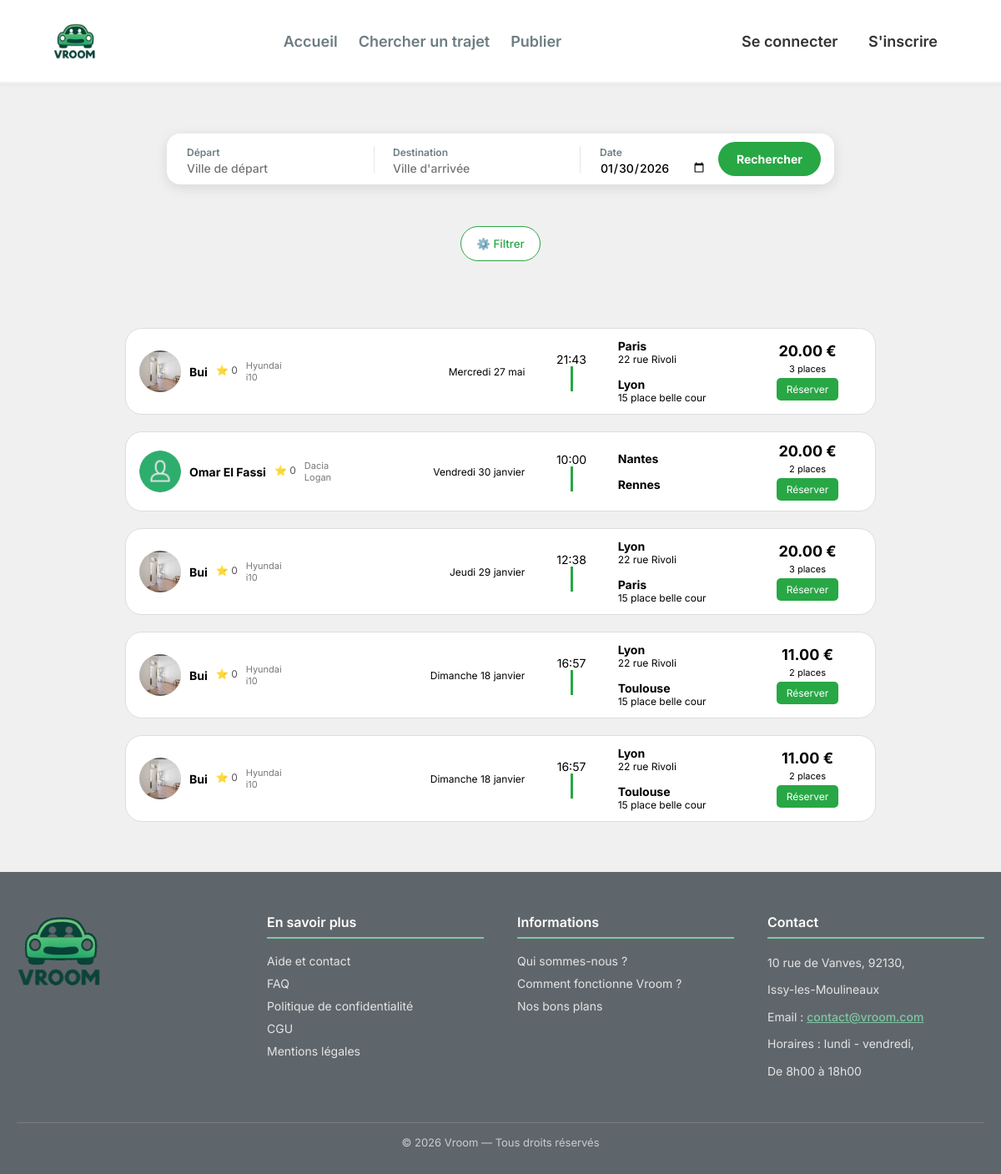
Screenshot of /index.php?page=recherche_trajet with the database file from the repository.
### tables this page shows
CREATE TABLE `annonces` (
  `id` bigint(20) UNSIGNED NOT NULL,
  `id_conducteur` bigint(20) UNSIGNED NOT NULL,
  `date_depart` date NOT NULL,
  `heure_depart` time NOT NULL,
  `datetime_depart` datetime NOT NULL,
  `prix_par_personne` decimal(10,2) NOT NULL,
  `places_disponibles` int(11) NOT NULL,
  `description` text NOT NULL,
  `commentaires` text DEFAULT NULL,
  `id_ville_depart` bigint(20) UNSIGNED NOT NULL,
  `adresse_depart` varchar(255) NOT NULL,
  `id_ville_arrivee` bigint(20) UNSIGNED NOT NULL,
  `adresse_arrivee` varchar(255) NOT NULL,
  `statut` enum('active','complete','annulee','expiree') NOT NULL DEFAULT 'active',
  `date_creation` timestamp NOT NULL DEFAULT current_timestamp(),
  `heure_arrivee` time DEFAULT NULL,
  `date_arrivee` date DEFAULT NULL,
  `id_vehicule` bigint(20) UNSIGNED DEFAULT NULL
);

CREATE TABLE `documents_utilisateur` (
  `id` bigint(20) UNSIGNED NOT NULL,
  `id_utilisateur` bigint(20) UNSIGNED NOT NULL,
  `type_document` enum('piece_identite','permis','carte_grise','assurance','justificatif_domicile','avatar') NOT NULL,
  `nom_fichier` varchar(255) NOT NULL,
  `chemin_fichier` varchar(255) NOT NULL,
  `mime_type` varchar(100) NOT NULL,
  `taille_fichier` int(11) NOT NULL,
  `statut` enum('en_attente','valide','refuse') DEFAULT 'en_attente',
  `date_expiration` date DEFAULT NULL,
  `date_creation` timestamp NOT NULL DEFAULT current_timestamp()
);

CREATE TABLE `utilisateurs` (
  `id` bigint(20) UNSIGNED NOT NULL,
  `nom` varchar(255) NOT NULL,
  `prenom` varchar(255) NOT NULL,
  `email` varchar(255) DEFAULT NULL,
  `telephone` varchar(20) DEFAULT NULL,
  `avatar` varchar(255) DEFAULT NULL,
  `biographie` text DEFAULT NULL,
  `mot_de_passe` varchar(255) NOT NULL,
  `token_notification` varchar(255) DEFAULT NULL,
  `premiere_connexion` tinyint(1) NOT NULL DEFAULT 1,
  `try_token` int(11) NOT NULL DEFAULT 0,
  `remember_token` varchar(100) DEFAULT NULL,
  `date_creation` timestamp NOT NULL DEFAULT current_timestamp(),
  `date_mise_a_jour` timestamp NOT NULL DEFAULT current_timestamp() ON UPDATE current_timestamp(),
  `note` float DEFAULT 0,
  `photo_profil` varchar(255) DEFAULT NULL,
  `admin` tinyint(1) NOT NULL DEFAULT 0
);

CREATE TABLE `vehicules` (
  `id` bigint(20) UNSIGNED NOT NULL,
  `id_utilisateur` bigint(20) UNSIGNED NOT NULL,
  `marque` varchar(100) NOT NULL,
  `modele` varchar(100) NOT NULL,
  `annee` year(4) NOT NULL,
  `couleur` varchar(50) NOT NULL,
  `matricule` varchar(50) NOT NULL,
  `date_creation` timestamp NOT NULL DEFAULT current_timestamp()
);

CREATE TABLE `ville` (
  `id` bigint(20) UNSIGNED NOT NULL,
  `nom` varchar(255) NOT NULL,
  `latitude` decimal(10,6) NOT NULL,
  `longitude` decimal(10,6) NOT NULL
);

### Controleur/c_trajet.php (called while the page is built, shortened)
<?php
require_once __DIR__ . '/../Modele/annonces.php';
class c_recherche_trajet {
    public function afficher(): void {
        $annonces = Annonces::recherche_trajets();
        require __DIR__ . '/../Vue/head.php';
        require __DIR__ . '/../Vue/header.php';
        require __DIR__ . '/../Vue/pages/v_recherche_trajet.php';
        require __DIR__ . '/../Vue/footer.php';
    }
}
?>

### Modele/annonces.php (called while the page is built, shortened)
<?php
class Annonces {
    public static function recherche_trajets(array $filters = [], string $sort = 'date_desc'): array {
        $trajets = [];
        $db = dbConnect();
        $sql = "SELECT id
                FROM annonces
                WHERE statut = :statut";
        $params = [
            ':statut' => 'active'
        ];
        switch ($sort) {
            case 'date_desc':
            default:
                $sql .= " ORDER BY date_depart DESC";
                break;
        }
        $stmt = $db->prepare($sql);
        $stmt->execute($params);
        while ($row = $stmt->fetch(PDO::FETCH_ASSOC)) {
            $trajets[] = [
                "id" => (int) $row["id"],
            ];
        }
        return $trajets;
    }
    public static function detail_trajet(int $id): ?array{
        $db = dbConnect();
        $sql = "
        SELECT
            a.id,
            a.date_depart,
            DATE_FORMAT(a.heure_depart, '%H:%i') AS heure_depart,
            a.prix_par_personne,
            a.places_disponibles,
            a.description,
            a.adresse_depart,
            a.adresse_arrivee,
            u.id AS conducteur_id,
            u.nom AS conducteur_nom,
            u.note AS conducteur_note,
            v.marque,
            v.modele,
            vd.nom AS ville_depart,
            va.nom AS ville_arrivee,
            d.chemin_fichier AS chemin_avatar
        FROM annonces a
        JOIN utilisateurs u ON a.id_conducteur = u.id
        LEFT JOIN documents_utilisateur d
            ON a.id_conducteur = d.id_utilisateur
            AND d.type_document = 'avatar'
        JOIN vehicules v ON a.id_vehicule = v.id
        JOIN ville vd ON a.id_ville_depart = vd.id
        JOIN ville va ON a.id_ville_arrivee = va.id
        WHERE a.id = :id
        ";
        $stmt = $db->prepare($sql);
        $stmt->execute(['id' => $id]);
        $annonce = $stmt->fetch(PDO::FETCH_ASSOC);
        return $annonce ?: null;
    }
}
?>

### Ressources/PHP/date_en_fr.php (called while the page is built, shortened)
<?php
function formatDateFr(string $date): string
{
    if (class_exists('IntlDateFormatter')) {
        $formatter = new IntlDateFormatter(
            'fr_FR',
            IntlDateFormatter::FULL,
            IntlDateFormatter::NONE,
            'Europe/Paris',
            IntlDateFormatter::GREGORIAN,
            'EEEE d MMMM'
        );
        return ucfirst($formatter->format(strtotime($date)));
    }
    $jours = [
        'Sunday' => 'Dimanche',
        'Monday' => 'Lundi',
        'Tuesday' => 'Mardi',
        'Wednesday' => 'Mercredi',
        'Thursday' => 'Jeudi',
        'Friday' => 'Vendredi',
        'Saturday' => 'Samedi'
    ];
    $mois = [
        'January' => 'janvier',
        'February' => 'février',
        'March' => 'mars',
        'April' => 'avril',
        'May' => 'mai',
        'June' => 'juin',
        'July' => 'juillet',
        'August' => 'août',
        'September' => 'septembre',
        'October' => 'octobre',
        'November' => 'novembre',
        'December' => 'décembre'
    ];
    $dateObj = new DateTime($date);
    return $jours[$dateObj->format('l')]
        . ' '
        . $dateObj->format('d')
        . ' '
        . $mois[$dateObj->format('F')];
}
?>

### Vue/pages/v_recherche_trajet.php (the view, shortened to what this page needs)
<body>
    <section class="search-container">
        <form class="search-box" action="index.php" method="GET">
            <div class="search-field">
                <div class="field-content">
                    <label>Départ</label>
                    <input type="text" name="ville_depart"
                    <?php if (!empty($_GET['ville_depart'])):?>
                        value="<?= htmlspecialchars($_GET['ville_depart']) ?>"
                    <?php else: ?>
                        placeholder="Ville de départ"
                    <?php endif; ?>
                    >
                </div>
            </div>
            <div class="search-field">
                <div class="field-content">
                    <label>Destination</label>
                    <input type="text" name="ville_arrivee"
                    <?php if (!empty($_GET['ville_arrivee'])): ?>
                        value="<?= htmlspecialchars($_GET['ville_arrivee']) ?>"
                    <?php else: ?>
                        placeholder="Ville d'arrivée"
                    <?php endif; ?>
                    >
                </div>
            </div>
            <div class="search-field">
                <div class="field-content">
                    <label>Date</label>
                    <input type="date"
                        name="date_depart"
                        min="<?= date('Y-m-d') ?>"
                        <?php if (!empty($_GET['date_depart'])): ?>
                            value="<?= htmlspecialchars($_GET['date_depart']) ?>"
                        <?php else: ?>
                            value="<?= date('Y-m-d') ?>"
                        <?php endif; ?>
                        >
                </div>
            </div>
            <button class="search-btn" type="submit" >Rechercher</button>
        </form>
    </section>
    <section>
        <button type="button" class="filter-btn" onclick="toggleFilters()"> ⚙️ Filtrer </button>
    </section>
    <section class="trajets-container">
            <?php if (!empty($annonces)): ?>
                <?php foreach ($annonces as $annonce):
                    $trajet = Annonces::detail_trajet((int)$annonce['id']);
                    if (!$trajet) continue;
                ?>
                    <div class="trajet-ligne">
                        <div class="col-driver">
                            <div class="avatar">
                                <?php if (!empty($trajet["chemin_avatar"])): ?>
                                    <img src="<?= htmlspecialchars($trajet["chemin_avatar"]) ?>" alt="Avatar">
                                <?php else: ?>
                                    <img src="Ressources/Image/person_icon.png" alt="Avatar par défaut">
                                <?php endif; ?>
                            </div>
                            <div class="driver-name"><?= htmlspecialchars($trajet["conducteur_nom"] ?? '') ?></div>
                            <div class="driver-stars">⭐ <?= htmlspecialchars($trajet["conducteur_note"] ?? 0) ?></div>
                            <div class="driver-details">
                                <p><?= htmlspecialchars($trajet["marque"] ?? '') ?></p>
                                <p><?= htmlspecialchars($trajet["modele"] ?? '') ?></p>
                            </div>
                        </div>
                        <div class='col-date'>
                            <div class="date-trajet">
                                <?= htmlspecialchars(formatDateFr($trajet['date_depart'])) ?>
                            </div>
                        </div>
                        <div class="col-horaires">
                            <div class="time-block">
                                <span class="heure"><?= htmlspecialchars($trajet["heure_depart"]) ?></span>
                            </div>
                            <div >
                                <div class="bar"></div>
                            </div>
                        </div>
                        <div class="col-villes">
                            <div class="ville">
                                <h4><?= htmlspecialchars($trajet["ville_depart"] ?? '') ?></h4>
                                <p><?= htmlspecialchars($trajet['adresse_depart'] ?? '') ?></p>
                            </div>
                            <div class="ville">
                                <h4><?= htmlspecialchars($trajet["ville_arrivee"] ?? '') ?></h4>
                                <p><?= htmlspecialchars($trajet['adresse_arrivee'] ?? '') ?></p>
                            </div>
                        </div>
                        <div class="col-prix">
                            <div class="prix"><?= htmlspecialchars($trajet["prix_par_personne"] ?? '') ?> €</div>
                            <div class="prix-info"><?= htmlspecialchars($trajet["places_disponibles"] ?? '')?> places</div>
                            <button class="btn-reserver"
                                onclick="window.location.href='index.php?page=detail_trajet&id=<?= htmlspecialchars($trajet['id']) ?>'">
                                Réserver
                            </button>
                        </div>
                    </div>
                <?php endforeach; ?>
            <?php else: ?>
                <p>Aucun trajet trouvé</p>
            <?php endif; ?>
    </section>
</body>

### Ressources/CSS/commun.css (style rules this page uses)
:root { --couleurVerte: #28a745; --couleurVerteFonce: #1f7e36; --texteGris: #6d7c82; --titreNoir: #222; --fondClair: #ffffff; --ombre: rgba(0, 0, 0, 0.10); --ombreHover: rgba(0, 0, 0, 0.18); }
* { font-family: 'Inter', sans-serif; box-sizing: border-box; padding: 0; margin: 0; }
body { background-color: #f0f0f0; align-items: center; justify-content: center; display: flex; flex-direction: column; gap: 30px; }
img, picture, svg, video { max-width: 100%; height: auto; display: block; }

### Ressources/CSS/header.css (style rules this page uses)
:root { --couleurVerte: #28a745; --couleurVerteFonce: #1f7e36; --texteGris: #6d7c82; --titreNoir: #222; --fondClair: #ffffff; --ombre: rgba(0, 0, 0, 0.10); --ombreHover: rgba(0, 0, 0, 0.18); }
* { margin: 0; padding: 0; box-sizing: border-box; }

### Ressources/CSS/recherche_trajet.css (style rules this page uses)
.search-container { transform: translateX(0%); max-width: 800px; margin: 30px auto 20px auto; }
.search-box { background: var(--fondClair); width: 100%; padding: 10px 16px; border-radius: 16px; display: flex; align-items: center; gap: 14px; box-shadow: 0 4px 16px rgba(0,0,0,0.10); }
.search-field { display: flex; align-items: center; flex: 1; gap: 8px; }
.field-content label { font-size: 12px; font-weight: 600; color: var(--texteGris); margin-bottom: 2px; }
.field-content input { border: none; outline: none; font-size: 14px; font-weight: 500; }
.search-btn { background: var(--couleurVerte); border: none; color: var(--fondClair); padding: 12px 22px; font-size: 14px; font-weight: 700; border-radius: 40px; cursor: pointer; flex-shrink: 0; }
.trajets-container { max-width: 800px; margin: auto; display: flex; flex-direction: column; align-items: center; gap: 20px; padding-bottom: 30px; padding-top:50px; }
.trajet-ligne { display: flex; align-items: center; justify-content: space-between; padding: 12px 16px; border-radius: 20px; border: 1px solid #ddd; background: #fff; width: 900px; }
.col-driver { display: flex; align-items: center; gap: 10px; width: 300px; }
.avatar { width: 50px; height: 50px; border-radius: 50%; background: #eaeaea; font-size: 18px; display: flex; align-items: center; justify-content: center; }
.avatar img { width: 100%; height: 100%; border-radius: 50%; object-fit: cover; }
.driver-name { font-weight: 700; font-size: 14px; }
.driver-stars { font-size: 12px; color: #555; margin-bottom: 3px; }
.driver-details p { font-size: 11px; color: #777; }
.col-date { width: 150px; font-size: 12px; display: flex; flex-direction: column; align-items:flex-end; }
.col-horaires { width: 10%; display: flex; flex-direction: column; align-items: center; }
.time-block { gap: 4px; font-size: 14px; }
.bar { width: 3px; height: 30px; background: #28a745; }
.col-villes { width: 150px; display: flex; flex-direction: column; gap: 14px; }
.ville h4 { font-size: 14px; }
.ville p { font-size: 12px; }
.col-prix { width: 15%; display: flex; flex-direction: column; align-items: center; gap: 4px; }
.prix { font-size: 18px; font-weight: 700; }
.prix-info { font-size: 11px; }
.btn-reserver { background: #28a745; color: white; padding: 6px 12px; border: none; border-radius: 5px; cursor: pointer; font-size: 12px; }
.filter-btn { background: white; border: 1px solid #28a745; color: #28a745; padding: 12px 18px; border-radius: 25px; cursor: pointer; font-weight: 500; }

### Ressources/CSS/responsive.css (style rules this page uses)
:root { --maxContentWidth: 1200px; }
img, svg, picture, video { max-width: 100%; height: auto; display: block; }
button, .profile-link, .nav a { touch-action: manipulation; }
input, select, textarea { font-size: 15px; }

### rows the page displays
annonces: documents_utilisateur.chemin_fichier (picture), utilisateurs.nom "Bui", utilisateurs.note "0", id_vehicule.marque "Hyundai", id_vehicule.modele "i10", date_depart "Mercredi 27 mai", heure_depart "21:43", ville.nom "Paris", adresse_depart "22 rue Rivoli", ville.nom "Lyon", adresse_arrivee "15 place belle cour", prix_par_personne "20.00", places_disponibles "3"
annonces: utilisateurs.nom "Omar El Fassi", utilisateurs.note "0", id_vehicule.marque "Dacia", id_vehicule.modele "Logan", date_depart "Vendredi 30 janvier", heure_depart "10:00", ville.nom "Nantes", ville.nom "Rennes", prix_par_personne "20.00", places_disponibles "2"
annonces: documents_utilisateur.chemin_fichier (picture), utilisateurs.nom "Bui", utilisateurs.note "0", id_vehicule.marque "Hyundai", id_vehicule.modele "i10", date_depart "Jeudi 29 janvier", heure_depart "12:38", ville.nom "Lyon", adresse_depart "22 rue Rivoli", ville.nom "Paris", adresse_arrivee "15 place belle cour", prix_par_personne "20.00", places_disponibles "3"
annonces: documents_utilisateur.chemin_fichier (picture), utilisateurs.nom "Bui", utilisateurs.note "0", id_vehicule.marque "Hyundai", id_vehicule.modele "i10", date_depart "Dimanche 18 janvier", heure_depart "16:57", ville.nom "Lyon", adresse_depart "22 rue Rivoli", ville.nom "Toulouse", adresse_arrivee "15 place belle cour", prix_par_personne "11.00", places_disponibles "2"
annonces: documents_utilisateur.chemin_fichier (picture), utilisateurs.nom "Bui", utilisateurs.note "0", id_vehicule.marque "Hyundai", id_vehicule.modele "i10", date_depart "Dimanche 18 janvier", heure_depart "16:57", ville.nom "Lyon", adresse_depart "22 rue Rivoli", ville.nom "Toulouse", adresse_arrivee "15 place belle cour", prix_par_personne "11.00", places_disponibles "2"
